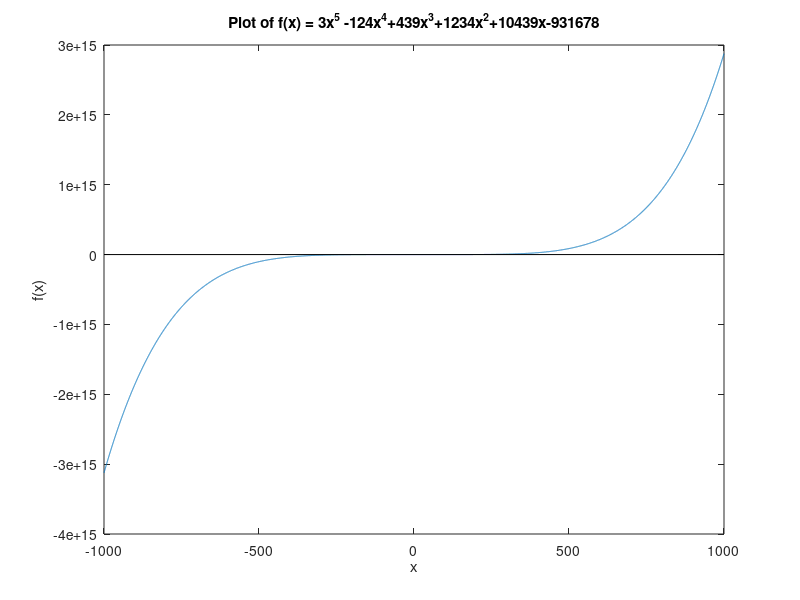

Recreate this plot in MATLAB.
% ================================================================== %
%                                                                    %
%               All of this code was generated by ChatGPT            %
%                                                                    %
% ================================================================== %

% Define the polynomial function
f = @(x) 3*x.^5 - 124*x.^4 + 439*x.^3 + 1234*x.^2 + 10439*x - 931678;

% Define the range of x-values to plot
x = linspace(-1000, 1000, 10000);

% Evaluate the polynomial function for each x-value
y = f(x);

% Plot the polynomial function
plot(x, y);

% Add axis labels and a title
xlabel('x');
ylabel('f(x)');
title('Plot of f(x) = 3x^5 -124x^4+439x^3+1234x^2+10439x-931678');

% Plot the x-axis as a black line
hold on;
line([min(x), max(x)], [0, 0], 'color', 'black');

hold off;

% Define the coefficients of the polynomial
c = [3, -124, 439, 1234, 10439, -931678];

% Find all of the roots of the polynomial
r = roots(c);

% Filter out the complex roots
real_roots = r(imag(r) == 0);

% Display the real roots
disp(real_roots);
